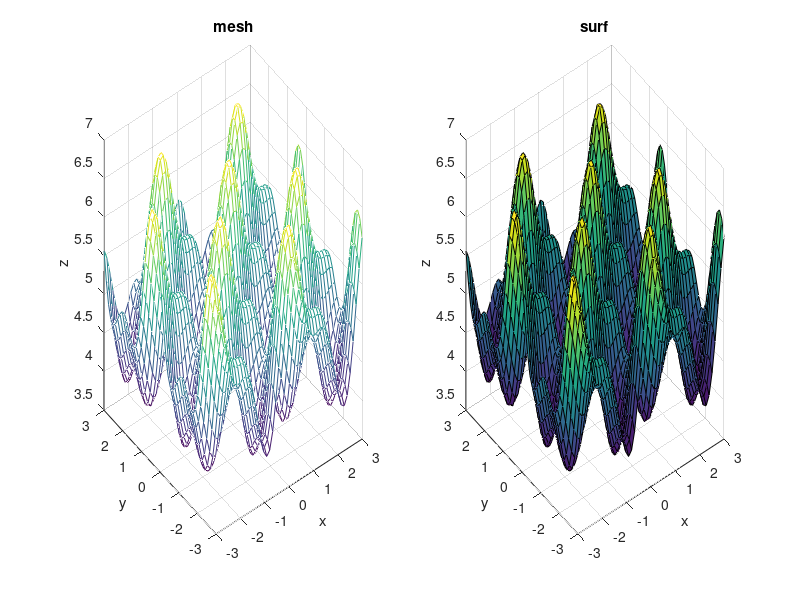

Write MATLAB code to recreate this figure.
% UKOL #2
% Daniel Simon

clear all

interval_x = linspace(-3,3,50);
interval_y = linspace(-3,3,50);
[X,Y]=meshgrid(interval_x,interval_y);
funkce_z = cos(X+Y).*cos(3*X-Y)+cos(X-Y).*sin(X+3*Y)+5.*exp(-(X^2+Y^2)/8);


figure 

subplot(1,2,1)
mesh(interval_x, interval_y, funkce_z);
xlabel('x')
ylabel('y')
zlabel('z')
title('mesh')

subplot(1,2,2)
surf(interval_x, interval_y, funkce_z);
xlabel('x')
ylabel('y')
zlabel('z')
title('surf')